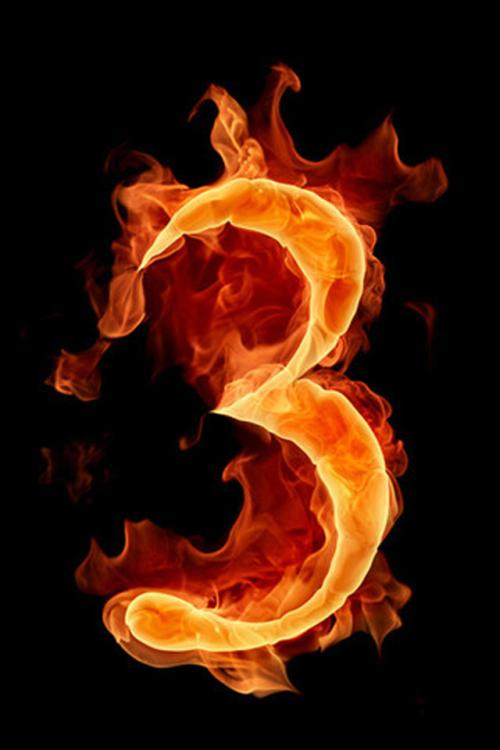
#> input picture identification DockerFiles/test3.jpg, 500 x 750 px
$ python -i imageprepare.py   (imports and definitions only)   (older library calls are emulated)
#> lines starting #> are read from the running program, lines starting #| are printed output that depends on the picture
# -*- coding: utf-8 -*-
"""
Created on Wed Aug  7 16:42:14 2019

@author: SA
"""

from PIL import Image, ImageFilter

def imageprepare(file_name):
    """
    This function returns the pixel values.
    The input is a png file location.
    """
#> called with file_name = 'test3.jpg'

    im = Image.open(file_name).convert('L')
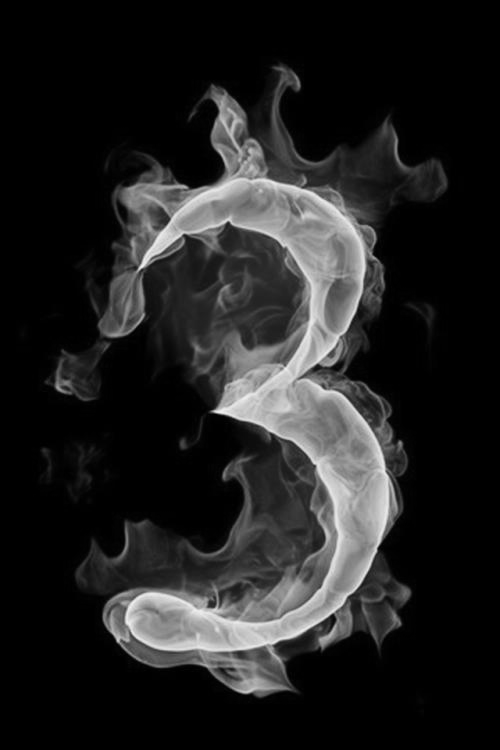
#> im: PIL image 500x750 L; min 0, max 241, mean 33.7
    width = float(im.size[0])
#> width = 500
    height = float(im.size[1])
#> height = 750
    newImage = Image.new('L', (28, 28), (255)) # creates white canvas of 28x28 pixels
#> newImage: PIL image 28x28 L; every value is 255

    if width > height: # check which dimension is bigger
      # Width is bigger. Width becomes 20 pixels.
      nheight = int(round((20.0 / width * height), 0)) # resize height according to ratio width
      if (nheight == 0): # rare case but minimum is 1 pixel
          nheight=1
      # resize and sharpen
      img = im.resize((20, nheight), Image.ANTIALIAS).filter(ImageFilter.SHARPEN)
      wtop = int(round(((28 - nheight) / 2), 0)) # caculate horizontal pozition
      newImage.paste(img, (4, wtop)) # paste resized image on white canvas
    else:
      # Height is bigger. Heigth becomes 20 pixels.
      nwidth = int(round((20.0 / height * width), 0)) # resize width according to ratio height
#> nwidth = 13
      if (nwidth == 0): # rare case but minimum is 1 pixel
        nwidth = 1
      # resize and sharpen
      img = im.resize((nwidth, 20), Image.ANTIALIAS).filter(ImageFilter.SHARPEN)
      wleft = int(round(((28 - nwidth) / 2), 0)) # caculate vertical pozition
#> wleft = 8
      newImage.paste(img, (wleft, 4)) # paste resized image on white canvas
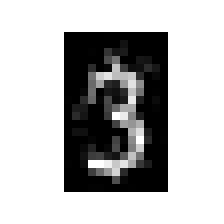
#> newImage: PIL image 28x28 L (shown 8 times larger); min 0, max 255, mean 183.1

    tv = list(newImage.getdata()) # get pixel values
#> tv = 784 values, max 255 at index 0, min 0 at index 120, mean 183.1

    # normalize pixels to 0 and 1. 0 is pure white, 1 is pure black.
    tva = [(255 - x) * 1.0 / 255.0 for x in tv]
#> tva = 784 values, max 1 at index 120, min 0 at index 0, mean 0.282
    return tva

>>> result = imageprepare('test3.jpg')
#> result has the same summary as tva in imageprepare

$ run again, on identification DockerFiles/test4.jpg
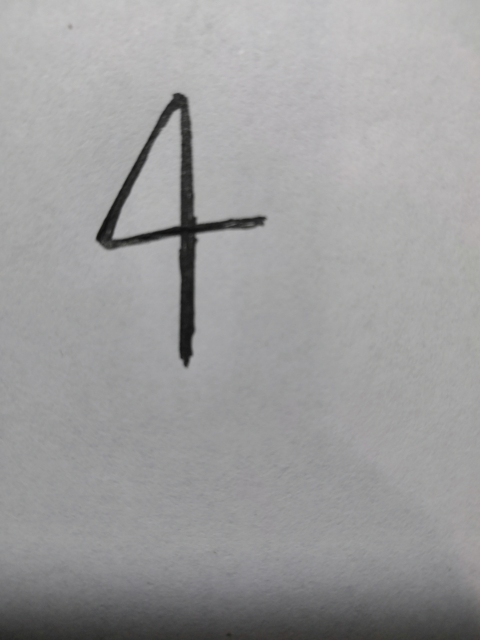
#> input picture identification DockerFiles/test4.jpg, 960 x 1280 px (shown at 1/2 size)
#> in imageprepare, `newImage.paste(img, (wleft, 4))`:
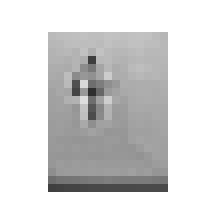
#> newImage: PIL image 28x28 L (shown 8 times larger); min 46, max 255, mean 217.6
#> tv = 784 values, max 255 at index 0, min 46 at index 319, mean 217.6
#> tva = 784 values, max 0.82 at index 319, min 0 at index 0, mean 0.146
#> result has the same summary as tva in imageprepare

$ run again, on identification DockerFiles/test5.jpg
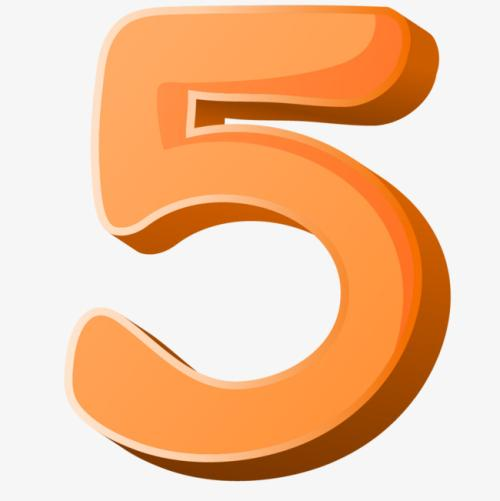
#> input picture identification DockerFiles/test5.jpg, 500 x 501 px
#> in imageprepare, `im = Image.open(file_name).convert('L')`:
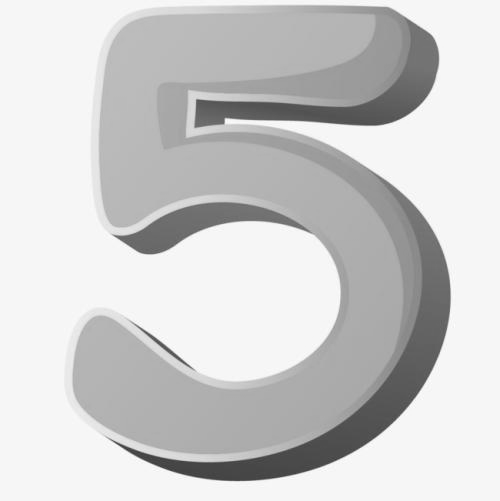
#> im: PIL image 500x501 L; min 48, max 255, mean 205.8
#> in imageprepare, `newImage.paste(img, (wleft, 4))`:
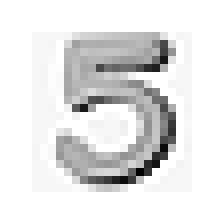
#> newImage: PIL image 28x28 L (shown 8 times larger); min 0, max 255, mean 228
#> tv = 784 values, max 255 at index 0, min 0 at index 605, mean 228
#> tva = 784 values, max 1 at index 605, min 0 at index 0, mean 0.106
#> result has the same summary as tva in imageprepare

$ run again, on identification DockerFiles/test6.jpg
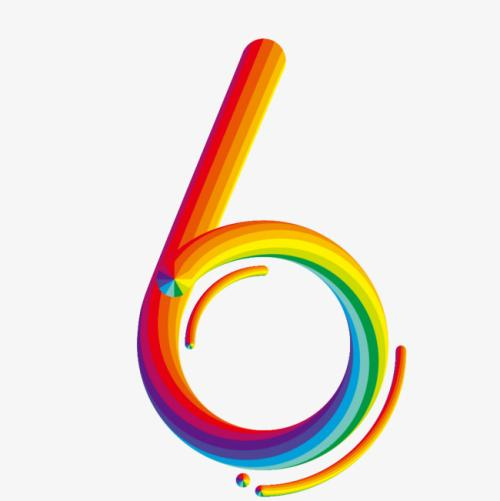
#> input picture identification DockerFiles/test6.jpg, 500 x 501 px
#> in imageprepare, `im = Image.open(file_name).convert('L')`:
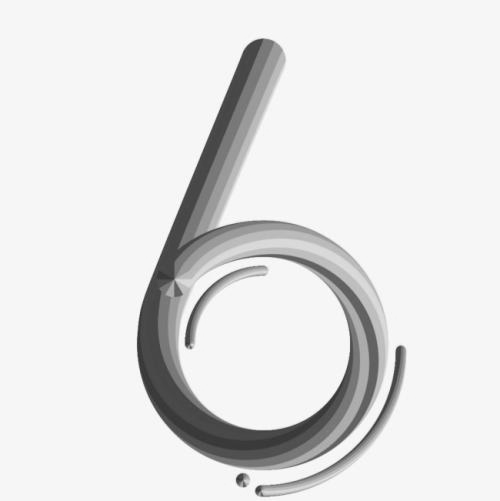
#> im: PIL image 500x501 L; min 46, max 255, mean 227.3
#> in imageprepare, `newImage.paste(img, (wleft, 4))`:
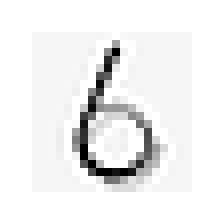
#> newImage: PIL image 28x28 L (shown 8 times larger); min 0, max 255, mean 239.2
#> tv = 784 values, max 255 at index 0, min 0 at index 182, mean 239.2
#> tva = 784 values, max 1 at index 182, min 0 at index 0, mean 0.0621
#> result has the same summary as tva in imageprepare
